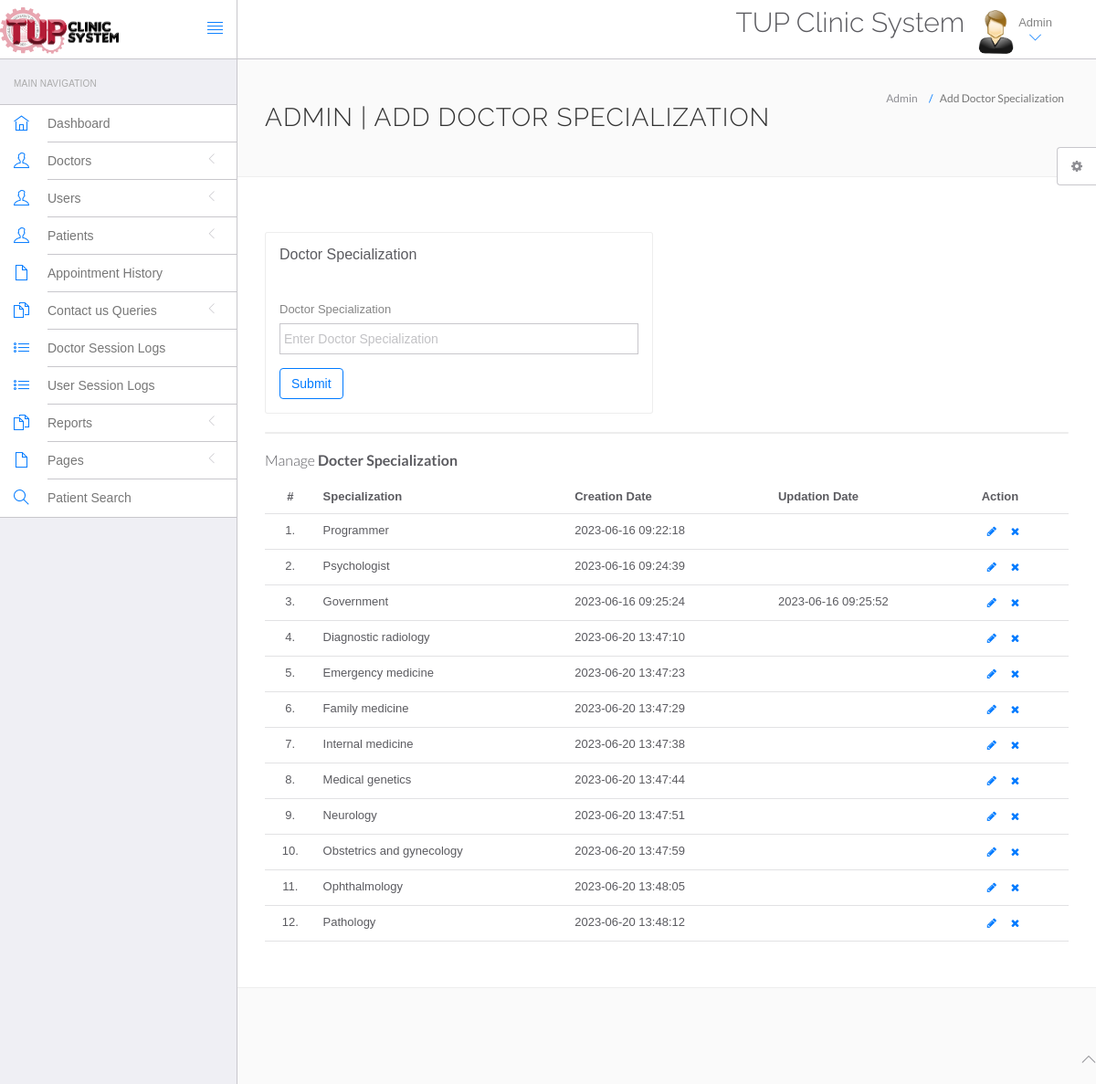
Page /hms/admin/doctor-specilization.php (signed in) on the committed database.
### tables this page shows
CREATE TABLE `doctorspecilization` (
  `id` int(11) NOT NULL,
  `specilization` varchar(255) DEFAULT NULL,
  `creationDate` timestamp NULL DEFAULT current_timestamp(),
  `updationDate` timestamp NULL DEFAULT NULL ON UPDATE current_timestamp()
);

### hms/admin/doctor-specilization.php (the view, shortened to what this page needs)
<?php
include('include/config.php');
if(strlen($_SESSION['id']==0)) {
 header('location:logout.php');
  } else{
?>
<!DOCTYPE html>
<html lang="en">
	<head>
		<link rel="stylesheet" href="vendor/bootstrap/css/bootstrap.min.css">
		<link rel="stylesheet" href="vendor/fontawesome/css/font-awesome.min.css">
		<link rel="stylesheet" href="vendor/themify-icons/themify-icons.min.css">
		<link href="vendor/animate.css/animate.min.css" rel="stylesheet" media="screen">
		<link href="vendor/perfect-scrollbar/perfect-scrollbar.min.css" rel="stylesheet" media="screen">
		<link href="vendor/switchery/switchery.min.css" rel="stylesheet" media="screen">
		<link href="vendor/bootstrap-touchspin/jquery.bootstrap-touchspin.min.css" rel="stylesheet" media="screen">
		<link href="vendor/select2/select2.min.css" rel="stylesheet" media="screen">
		<link href="vendor/bootstrap-datepicker/bootstrap-datepicker3.standalone.min.css" rel="stylesheet" media="screen">
		<link href="vendor/bootstrap-timepicker/bootstrap-timepicker.min.css" rel="stylesheet" media="screen">
		<link rel="stylesheet" href="assets/css/styles.css">
		<link rel="stylesheet" href="assets/css/plugins.css">
		<link rel="stylesheet" href="assets/css/themes/theme-1.css" id="skin_color" />
	</head>
	<body>
		<div id="app">
<?php include('include/sidebar.php');?>
			<div class="app-content">
						<?php include('include/header.php');?>
				<div class="main-content" >
					<div class="wrap-content container" id="container">
						<section id="page-title">
							<div class="row">
								<div class="col-sm-8">
									<h1 class="mainTitle">Admin | Add Doctor Specialization</h1>
																	</div>
								<ol class="breadcrumb">
									<li>
										<span>Admin</span>
									</li>
									<li class="active">
										<span>Add Doctor Specialization</span>
									</li>
								</ol>
							</div>
						</section>
						<div class="container-fluid container-fullw bg-white">
							<div class="row">
								<div class="col-md-12">
									<div class="row margin-top-30">
										<div class="col-lg-6 col-md-12">
											<div class="panel panel-white">
												<div class="panel-heading">
													<h5 class="panel-title">Doctor Specialization</h5>
												</div>
												<div class="panel-body">
													<form role="form" name="dcotorspcl" method="post" >
														<div class="form-group">
															<label for="exampleInputEmail1">
																Doctor Specialization
															</label>
							<input type="text" name="doctorspecilization" class="form-control"  placeholder="Enter Doctor Specialization">
														</div>
														<button type="submit" name="submit" class="btn btn-o btn-primary">
															Submit
														</button>
													</form>
												</div>
											</div>
										</div>
											</div>
										</div>
									<div class="col-lg-12 col-md-12">
											<div class="panel panel-white">
											</div>
										</div>
									</div>
									<div class="row">
								<div class="col-md-12">
									<h5 class="over-title margin-bottom-15">Manage <span class="text-bold">Docter Specialization</span></h5>
									<table class="table table-hover" id="sample-table-1">
										<thead>
											<tr>
												<th class="center">#</th>
												<th>Specialization</th>
												<th class="hidden-xs">Creation Date</th>
												<th>Updation Date</th>
												<th>Action</th>
											</tr>
										</thead>
										<tbody>
<?php
$sql=mysqli_query($con,"select * from doctorSpecilization");
$cnt=1;
while($row=mysqli_fetch_array($sql))
{
?>
											<tr>
												<td class="center"><?php echo $cnt;?>.</td>
												<td class="hidden-xs"><?php echo $row['specilization'];?></td>
												<td><?php echo $row['creationDate'];?></td>
												<td><?php echo $row['updationDate'];?>
												</td>
												<td >
												<div class="visible-md visible-lg hidden-sm hidden-xs">
							<a href="edit-doctor-specialization.php?id=<?php echo $row['id'];?>" class="btn btn-transparent btn-xs" tooltip-placement="top" tooltip="Edit"><i class="fa fa-pencil"></i></a>
	<a href="doctor-specilization.php?id=<?php echo $row['id']?>&del=delete" onClick="return confirm('Are you sure you want to delete?')"class="btn btn-transparent btn-xs tooltips" tooltip-placement="top" tooltip="Remove"><i class="fa fa-times fa fa-white"></i></a>
												</div>
												</td>
											</tr>
											<?php
$cnt=$cnt+1;
											 }?>
										</tbody>
									</table>
								</div>
							</div>
								</div>
							</div>
						</div>
					</div>
				</div>
	<?php include('include/footer.php');?>
	<?php include('include/setting.php');?>
	</body>
</html>
<?php } ?>

### hms/admin/assets/css/themes/theme-1.css (style rules this page uses)
body { background: #FAFAFA; }

### rows in the picture
doctorspecilization: specilization "Programmer", creationDate "2023-06-16 09:22:18"
doctorspecilization: specilization "Psychologist", creationDate "2023-06-16 09:24:39"
doctorspecilization: specilization "Government", creationDate "2023-06-16 09:25:24", updationDate "2023-06-16 09:25:52"
doctorspecilization: specilization "Diagnostic radiology", creationDate "2023-06-20 13:47:10"
doctorspecilization: specilization "Emergency medicine", creationDate "2023-06-20 13:47:23"
doctorspecilization: specilization "Family medicine", creationDate "2023-06-20 13:47:29"
doctorspecilization: specilization "Internal medicine", creationDate "2023-06-20 13:47:38"
doctorspecilization: specilization "Medical genetics", creationDate "2023-06-20 13:47:44"
doctorspecilization: specilization "Neurology", creationDate "2023-06-20 13:47:51"
doctorspecilization: specilization "Obstetrics and gynecology", creationDate "2023-06-20 13:47:59"
doctorspecilization: specilization "Ophthalmology", creationDate "2023-06-20 13:48:05"
doctorspecilization: specilization "Pathology", creationDate "2023-06-20 13:48:12"
